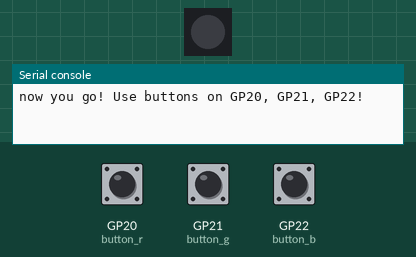
The program below on a simulated Raspberry Pi Pico running MicroPython. Parts: 1 RGB LEDs in strip order, left to right, the last lines printed to the serial console. The test bench sets the inputs (shaded band); at power-on: GP20 (button_r) LOW, GP21 (button_g) LOW, GP22 (button_b) LOW. Dim RGB values are drawn brighter than linear.

Above: at 1.2 s.
1.3 s: GP20 (button_r) pulled HIGH for 0.15 s
At 2.7 s:
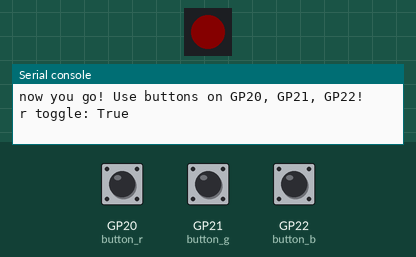
3.0 s: GP21 (button_g) pulled HIGH for 0.15 s
At 4.2 s:
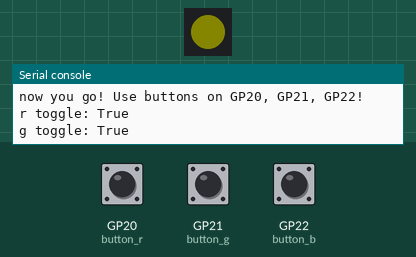
4.7 s: GP22 (button_b) pulled HIGH for 0.15 s
At 5.6 s:
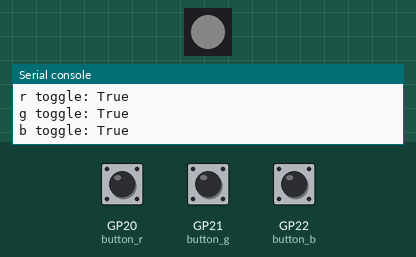
6.4 s: GP20 (button_r) pulled HIGH for 1 s
At 7.7 s:
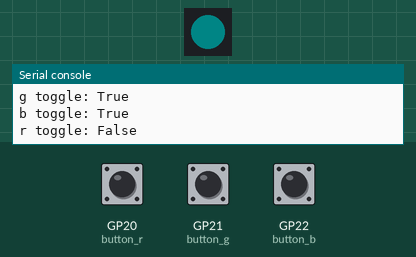
8.9 s: GP21 (button_g) pulled HIGH for 1 s
At 11.0 s:
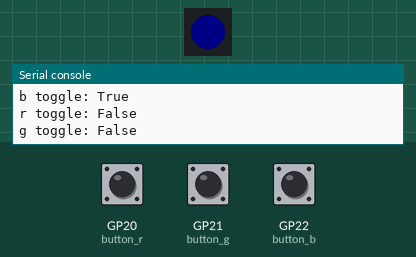
11.4 s: GP20 (button_r) pulled HIGH for 0.15 s
At 12.4 s:
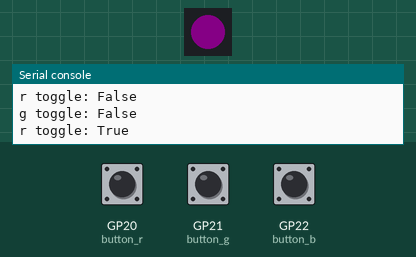
Timing chart, 0 to 14.1 s (numbered marks = the images above; inputs shaded):
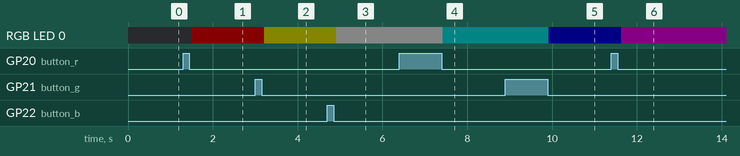

Measured:
- after the input at 1.3 s, RGB LED 0: off → RGB(8, 0, 0) after 0.20 s
- after the input at 3.0 s, RGB LED 0: RGB(8, 0, 0) → RGB(8, 8, 0) after 0.21 s
- after the input at 4.7 s, RGB LED 0: RGB(8, 8, 0) → RGB(8, 8, 8) after 0.21 s
- after the input at 6.4 s, RGB LED 0: RGB(8, 8, 8) → RGB(0, 8, 8) after 1.0 s
- after the input at 8.9 s, RGB LED 0: RGB(0, 8, 8) → RGB(0, 0, 8) after 1.0 s
- after the input at 11.4 s, RGB LED 0: RGB(0, 0, 8) → RGB(8, 0, 8) after 0.22 s

The program:

MakerPiPico_Onboard_Neopixel_SetColorWithButtons.py
```python
import array, utime
from machine import Pin
import neopixel

# Configure number of WS2812 LEDs.
NUM_LEDS = 1

button_r = machine.Pin(20, machine.Pin.IN, machine.Pin.PULL_DOWN)
button_g = machine.Pin(21, machine.Pin.IN, machine.Pin.PULL_DOWN)
button_b = machine.Pin(22, machine.Pin.IN, machine.Pin.PULL_DOWN)

led_r = False
led_g = False
led_b = False
def button_handler(pin):
    if pin == button_r:
        global led_r
        if led_r == False:
            led_r = True
        else:
            led_r = False
        print("r toggle: " + str(led_r))
    if pin == button_g:
        global led_g
        if led_g == False:
            led_g = True
        else:
            led_g = False
        print("g toggle: " + str(led_g))
    if pin == button_b:
        global led_b
        if led_b == False:
            led_b = True
        else:
            led_b = False
        print("b toggle: " + str(led_b))
button_r.irq(trigger=machine.Pin.IRQ_FALLING, handler=button_handler)
button_g.irq(trigger=machine.Pin.IRQ_FALLING, handler=button_handler)
button_b.irq(trigger=machine.Pin.IRQ_FALLING, handler=button_handler)

neoPixel = neopixel.NeoPixel(machine.Pin(28), NUM_LEDS, bpp=3)

# Brightness level can be raised to 255 if you would like to go blind
BRIGHTNESS_LEVEL = 8
def getBrightness(color):
    if color:
        return BRIGHTNESS_LEVEL
    else:
        return 0

print("now you go! Use buttons on GP20, GP21, GP22!")
while True:
    neoPixel[0] = (getBrightness(led_r), getBrightness(led_g), getBrightness(led_b))
    neoPixel.write() # Output the colors to the led(s)
    utime.sleep(0.1)
```
